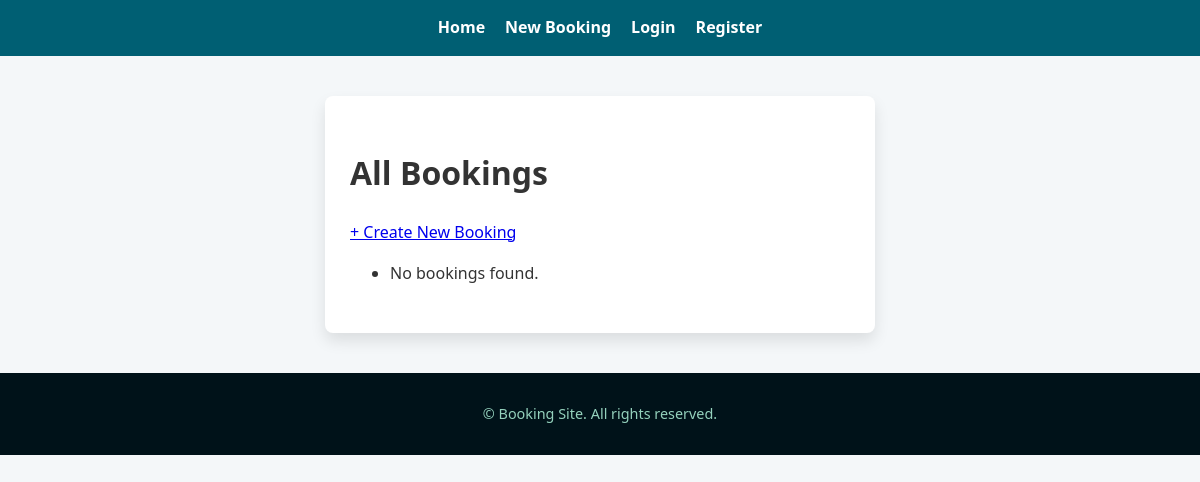
/, run on an earlier commit of the app's database.
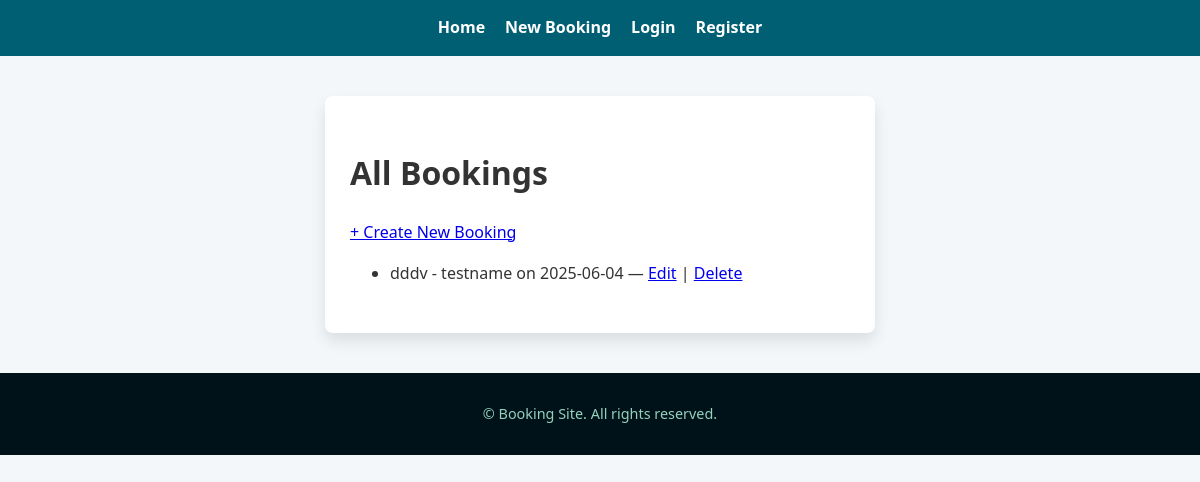
And on a later commit of the database.
### bookings/models.py (models this page shows, shortened)
class Booking(models.Model):
    room = models.ForeignKey(Room, on_delete=models.CASCADE)
    user_name = models.CharField(max_length=100)
    date = models.DateField()
    start_time = models.TimeField()
    end_time = models.TimeField()
    def __str__(self):
        return f"{self.user_name} - {self.room.name} on {self.date}"

class Room(models.Model):
    name = models.CharField(max_length=100)
    capacity = models.IntegerField()
    location = models.CharField(max_length=100)

### bookings/views.py (the view)
# urls.py: path('', views.booking_list, name='booking_list'),  # root of bookings app
def booking_list(request):
    bookings = Booking.objects.all()
    return render(request, 'bookings/booking_list.html', {'bookings': bookings})

### bookings/templates/bookings/booking_list.html (shortened to what this page needs)
{% extends 'bookings/base.html' %}
{% block content %}
<h1>All Bookings</h1>
<a href="{% url 'booking_create' %}">+ Create New Booking</a>
<ul>
    {% for booking in bookings %}
        <li>
            {{ booking }} —
            <a href="{% url 'booking_update' booking.pk %}">Edit</a> |
            <a href="{% url 'booking_delete' booking.pk %}">Delete</a>
        </li>
    {% empty %}
        <li>No bookings found.</li>
    {% endfor %}
</ul>
{% endblock %}

What changed in the data, as far as the page shows it:
added Booking: user_name+room+date "dddv - testname on 2025-06-04"
Also different on the page:
text no longer shown: "No bookings found."
